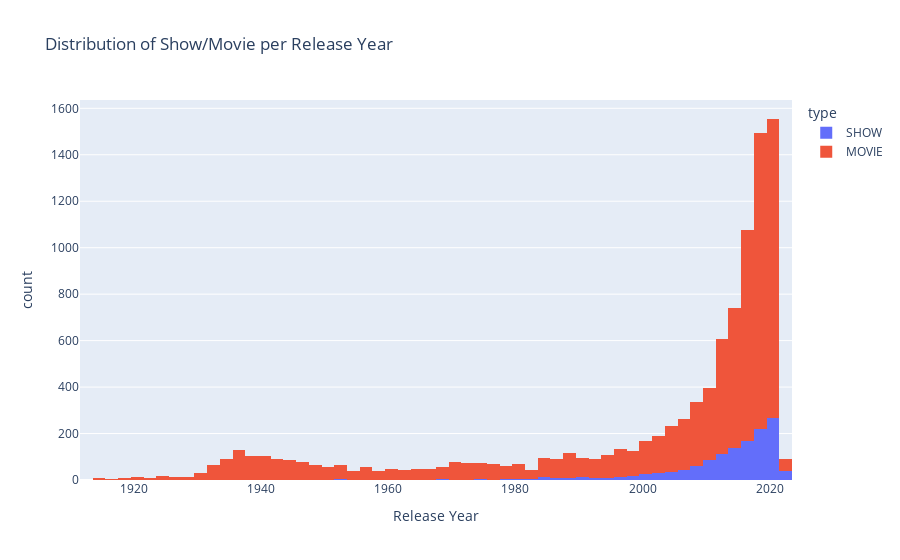

Write notebook code for a chart like this one.
### Code cell
plt.figure(figsize=(10,10))
px.histogram(df1, x= "release_year" , color = "type",
            labels={
                "release_year": "Release Year",
                     "count": "Count",
                     "type": "type"
            },
            title="Distribution of Show/Movie per Release Year")

### Figure 1 — Plotly figure (JSON) as saved in the notebook; plotly's stock layout.template omitted (floating-point values rounded to 4 significant figures; data arrays with more than 128 entries replaced by an {"elided": "..."} marker saying what was removed)
{"data": [{"alignmentgroup": "True", "bingroup": "x", "hovertemplate": "type=SHOW<br>Release Year=%{x}<br>count=%{y}<extra></extra>", "legendgroup": "SHOW", "marker": {"color": "#636efa", "pattern": {"shape": ""}}, "name": "SHOW", "offsetgroup": "SHOW", "orientation": "v", "showlegend": true, "type": "histogram", "x": {"elided": "1357 int values"}, "xaxis": "x", "yaxis": "y"}, {"alignmentgroup": "True", "bingroup": "x", "hovertemplate": "type=MOVIE<br>Release Year=%{x}<br>count=%{y}<extra></extra>", "legendgroup": "MOVIE", "marker": {"color": "#EF553B", "pattern": {"shape": ""}}, "name": "MOVIE", "offsetgroup": "MOVIE", "orientation": "v", "showlegend": true, "type": "histogram", "x": {"elided": "8514 int values"}, "xaxis": "x", "yaxis": "y"}], "layout": {"autosize": true, "barmode": "relative", "legend": {"title": {"text": "type"}, "tracegroupgap": 0}, "title": {"text": "Distribution of Show/Movie per Release Year"}, "xaxis": {"anchor": "y", "autorange": true, "domain": [0, 1], "range": [1912.0, 2024.0], "title": {"text": "Release Year"}, "type": "linear"}, "yaxis": {"anchor": "x", "autorange": true, "domain": [0, 1], "range": [0, 1636.0], "title": {"text": "count"}}}}
